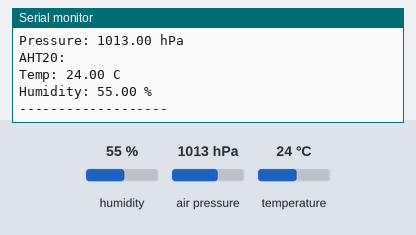
This program was run on a simulated ESP32-S3. On the bench: the last lines printed to the serial monitor. The inputs (shaded band) are chosen by the test bench; at power-on: humidity 55 %, air pressure 1013 hPa, temperature 24 °C.

Above: at 3.2 s.
3.3 s: humidity set to 22 %
At 5.15 s:
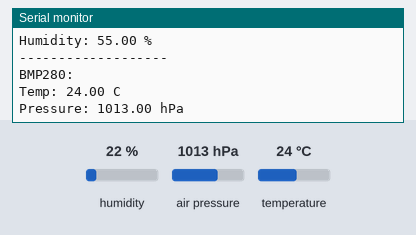
5.2 s: air pressure set to 952 hPa
At 5.5 s:
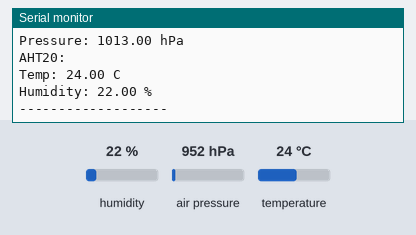
7.1 s: temperature set to 12 °C
At 9.7 s:
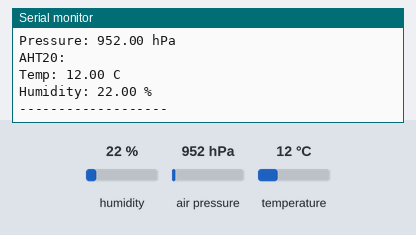

Measured:
- after the input at 7.1 s, the serial monitor: prints a new line after 1.1 s (image 3)

The program:

main.cpp
```cpp
#include <Arduino.h>
#include <Wire.h>
#include <Adafruit_BMP280.h>
#include <Adafruit_AHTX0.h>

#define SDA_PIN 3
#define SCL_PIN 4

Adafruit_BMP280 bmp;
Adafruit_AHTX0 aht;

uint8_t bmpAddress = 0;

void setup() {
  Serial.begin(115200);
  delay(2000);

  Serial.println("Starting sensors...");

  Wire.begin(SDA_PIN, SCL_PIN);

  // Detect BMP280
  Wire.beginTransmission(0x76);
  if (Wire.endTransmission() == 0) {
    bmpAddress = 0x76;
  }

  Wire.beginTransmission(0x77);
  if (Wire.endTransmission() == 0) {
    bmpAddress = 0x77;
  }

  if (bmpAddress != 0) {
    if (bmp.begin(bmpAddress)) {
      Serial.print("BMP280 found at 0x");
      Serial.println(bmpAddress, HEX);
    } else {
      Serial.println("BMP280 init failed");
    }
  } else {
    Serial.println("BMP280 not detected");
  }

  // Start AHT20
  if (aht.begin()) {
    Serial.println("AHT20 found");
  } else {
    Serial.println("AHT20 not found");
  }

  Serial.println("Setup complete");
}

void loop() {

  // BMP280
  if (bmpAddress != 0) {

    float temp = bmp.readTemperature();
    float pressure = bmp.readPressure() / 100.0F;

    Serial.println("BMP280:");

    Serial.print("Temp: ");
    Serial.print(temp);
    Serial.println(" C");

    Serial.print("Pressure: ");
    Serial.print(pressure);
    Serial.println(" hPa");
  }

  // AHT20
  sensors_event_t humidity;
  sensors_event_t temp;

  aht.getEvent(&humidity, &temp);

  Serial.println("AHT20:");

  Serial.print("Temp: ");
  Serial.print(temp.temperature);
  Serial.println(" C");

  Serial.print("Humidity: ");
  Serial.print(humidity.relative_humidity);
  Serial.println(" %");

  Serial.println("-------------------");

  delay(3000);
}
```
